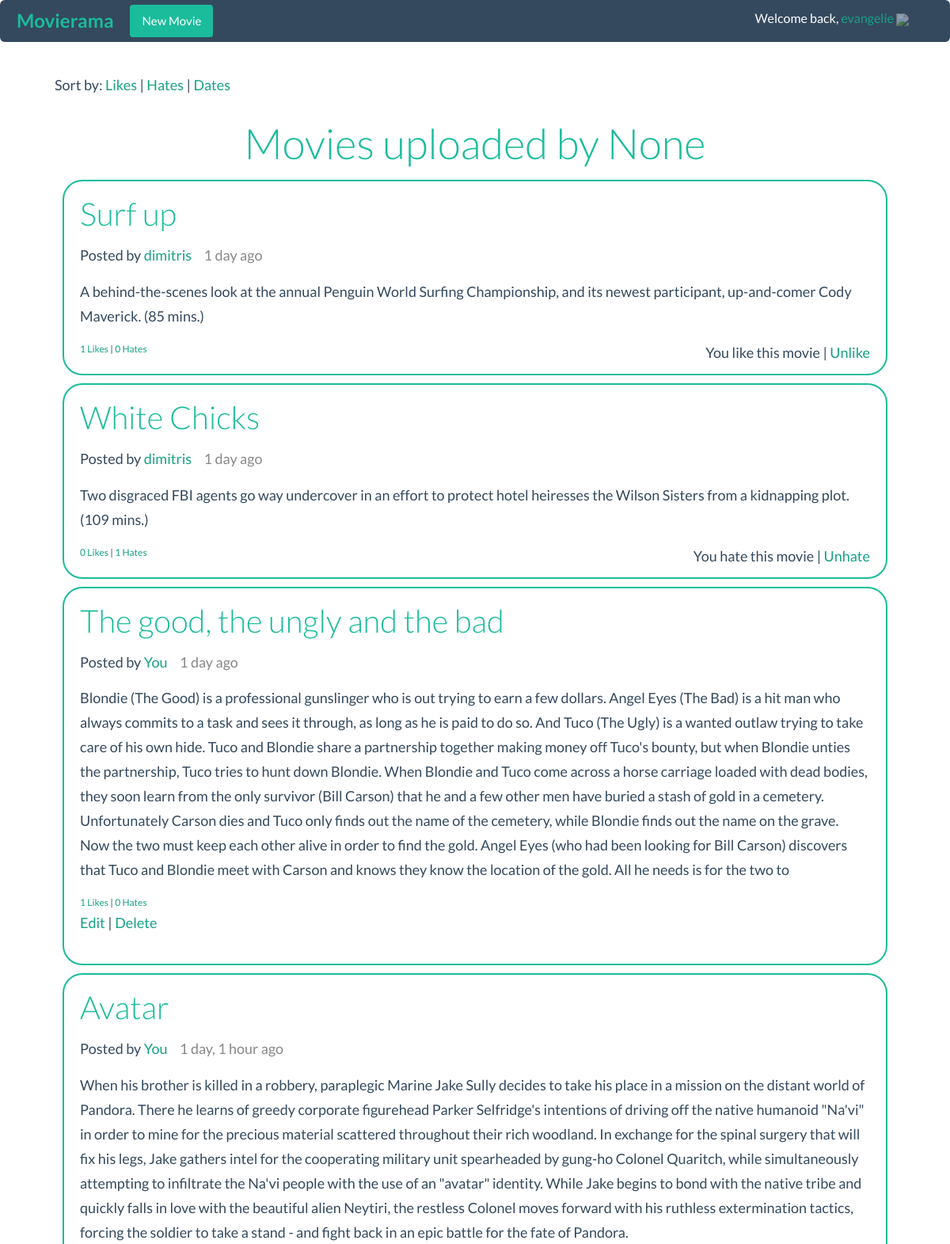
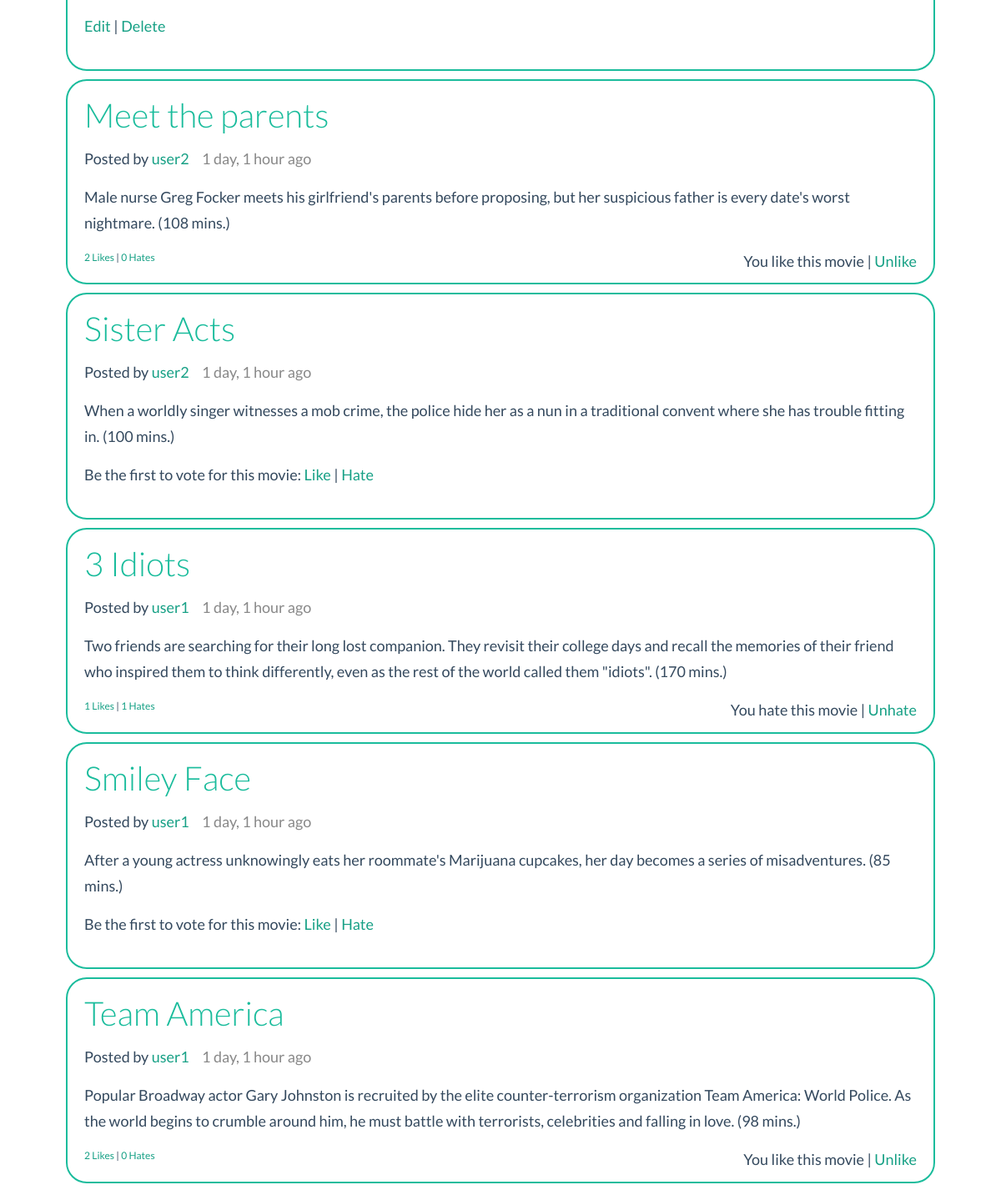
Page /user (signed in) on the committed database (2 pictures, top to bottom).
### movierama/models.py (models this page shows)
class Movies(models.Model):
    id = models.AutoField(primary_key=True)
    username = models.TextField(db_column='userName', blank=True)  # Field name made lowercase.
    title = models.CharField(blank=False, max_length=50)
    description = models.TextField(blank=False, max_length=1000)
    date = models.DateTimeField(auto_now_add=True)
    likes = models.IntegerField(default=0)
    hates = models.IntegerField(default=0)
    class Meta:
        db_table = 'movies'

### movierama/views.py (the view)
# urls.py: url(r'^user', views.user_profile),
def user_profile(request):
    name= request.GET.get('name')
    sort = request.GET.get('sort_by')
    movies = get_movies(sort=sort, username=name)
    return render(request, "mainPage.html", {'movies': movies, 'userprofile': True, 'name': name })

### movierama/templatetags/templates_extras.py (called while the page is built)
@register.filter(name='is_like')
def is_like(movie, user):
    return MovieRate.objects.filter(movie=movie, user=user, rate=1).exists()

@register.filter(name='is_hate')
def is_hate(movie, user):
    return MovieRate.objects.filter(movie=movie, user=user, rate=-1).exists()

### movierama/views.py (called while the page is built)
def get_movies(sort=None, username=None):
    if sort == 'like':
        order = '-likes'
    elif sort == 'hate':
        order = '-hates'
    else:
        order = '-date'
    if username:
        movies = Movies.objects.filter(username=username)
    else:
        movies = Movies.objects.all()
    movies = movies.order_by(order)
    return movies

### movierama/templates/mainPage.html
{% extends "base.html" %}
{% block content %}
<div class="movie-container">
    {% if userprofile %}
        <p>Sort by: <a href="/user?name={{name}}&sort_by=like">Likes</a> | <a href="/user?name={{name}}&sort_by=hate"> Hates</a> | <a href="/user?name={{name}}&sort_by=date"> Dates</a></p>
        <h2>Movies uploaded by {{name}}</h2>
    {% else %}
        <p>Sort by: <a href="/?sort_by=like">Likes</a> | <a href="/?sort_by=hate"> Hates</a> | <a href="/?sort_by=date"> Dates</a></p>
        <h2>All movies</h2>
    {% endif %}
    {% for movie in movies %}
        <div class="rcorners">
            {% include "movie/index.html" %}
        </div>
    {% empty %}
        <p>No movies found {% if userprofile %} for {{name}}{% endif %}</p>
    {%endfor%}
</div>
{% endblock %}

### movierama/templates/util/menu.html (shortened to what this page needs)
<nav class="navbar navbar-inverse" role="navigation">
    <div class="container-fluid">
        <div class="navbar-header">
             <a class="navbar-brand" href="/"> Movierama</a>
        </div>
        <div class="collapse navbar-collapse" id="bs-example-navbar-collapse-5">
             {% if user.is_authenticated %}
                 <a class="btn navbar-btn" href="/create_movie">New Movie</a>
                 <span class="user-info">
                        Welcome back, <a href="/user?name={{user.username}}">{{user.username}}</a>
                        <a href="/accounts/logout"><img src="/static/img/logout.png" class="admin-icon"/></a>
                    </span>
            {% else %}
                <a class="btn navbar-btn" href="/accounts/login/">Sign in</a>
                <a class="btn navbar-btn" href="/accounts/signup">Create Account</a>
            {% endif %}
        </div>
    </div>
</nav>

### movierama/templates/movie/index.html
        {% load humanize %}
        <h3>{{movie.title}}</h3>
        <p>Posted by <a href="/user?name={{movie.username}}">
            {% if movie.username == user.username %}You{% else %}{{movie.username}}{% endif %}
            </a><span class="movie-time">{{movie.date| naturaltime}}</span>
        </p>
        <p>{{movie.description}}</p>
        {% if not movie.likes and not movie.hates %}
            {% if user.is_authenticated %}
                {% if movie.username != user.username %}
                    <p>Be the first to vote for this movie: <a href="/vote?id={{movie.id}}&vote=1">Like</a> | <a href="/vote?id={{movie.id}}&vote=-1">Hate</a></p>
                {% endif %}
            {% endif %}
        {% else %}
        <a href="like?movie={{movie.id}}">{{movie.likes}} Likes</a> | <a href="hate?movie={{movie.id}}">{{movie.hates}} Hates</a>
        {% endif %}
        {% if user.is_authenticated %}
            {% if movie.username != user.username %}
                    {% load templates_extras %}
                    {% if movie|is_like:user %}
                        <p style="float:right"> You like this movie | <a href="/vote?id={{movie.id}}&vote=0">Unlike</a></p>
                    {% elif movie|is_hate:user %}
                        <p style="float:right"> You hate this movie | <a href="/vote?id={{movie.id}}&vote=0">Unhate</a></p>
                    {% else %}
                        {% if movie.likes or movie.hates %}
                        <p style="float:right"><a href="/vote?id={{movie.id}}&vote=1">Like</a> | <a href="/vote?id={{movie.id}}&vote=-1">Hate</a></p>
                        {% endif %}
                    {% endif%}
            {% else %}
                <p><a href="/edit_movie/{{movie.id}}/">Edit</a> | <a href="/delete_movie/{{movie.id}}/">Delete</a> </p>
            {% endif %}
        {% endif %}

### movierama/static/css/style.css (style rules this page uses)
body { font-size: 12px; }
h1, h2, h3, h4, h5, h6 { color: #1ABC9C; font-weight: 300; }
.admin-icon { opacity: 0.5; transition: opacity 0.25s; }
.user-info { color: #fff; padding: 10px; float: right; }
.user-info img { height: 20px; }
.rcorners { border-radius: 25px; border: 2px solid #1ABC9C; padding: 20px; margin: 10px; }
.rcorners h3 { margin-top:0; }
.movie-container { width: 90%; margin: 0px auto; margin-left: auto ; margin-right: auto ; }
.movie-container h2 { text-align: center; }
.movie-container .movie-time { margin-left:12px; color: #888; }

### movierama/static/css/lightbox.css (style rules this page uses)
body:after { content: url(../img/close.png) url(../img/loading.gif) url(../img/prev.png) url(../img/next.png); display: none; }

### rows in the picture
Movies: title "Surf up", username "dimitris", date "1 day ago", description "A behind-the-scenes look at the annual Penguin World Surfing Championship, and its newest participant, up-and-comer Cody Maverick. (85 mins.)", likes "1", hates "0"
Movies: title "White Chicks", username "dimitris", date "1 day ago", description "Two disgraced FBI agents go way undercover in an effort to protect hotel heiresses the Wilson Sisters from a kidnapping plot. (109 mins.)", likes "0", hates "1"
Movies: title "The good, the ungly and the bad", userName "You", date "1 day ago", description "Blondie (The Good) is a professional gunslinger who is out trying to earn a few dollars. Angel Eyes (The Bad) is a hit man who always commits to a task and sees it through, as long as he is paid to do so. And Tuco (The Ugly) is a wanted outlaw trying to take care of his own hide. Tuco and Blondie share a partnership together making money off Tuco's bounty, but when Blondie unties the partnership, Tuco tries to hunt down Blondie. When Blondie and Tuco come across a horse carriage loaded with dead bodies, they soon learn from the only survivor (Bill Carson) that he and a few other men have buried a stash of gold in a cemetery. Unfortunately Carson dies and Tuco only finds out the name of the…", likes "1", hates "0"
Movies: title "Avatar", userName "You", date "1 day, 1 hour ago", description "When his brother is killed in a robbery, paraplegic Marine Jake Sully decides to take his place in a mission on the distant world of Pandora. There he learns of greedy corporate figurehead Parker Selfridge's intentions of driving off the native humanoid \"Na'vi\" in order to mine for the precious material scattered throughout their rich woodland. In exchange for the spinal surgery that will fix his legs, Jake gathers intel for the cooperating military unit spearheaded by gung-ho Colonel Quaritch, while simultaneously attempting to infiltrate the Na'vi people with the use of an \"avatar\" identity. While Jake begins to bond with the native tribe and quickly falls in love with the beautiful alien…"
Movies: title "Meet the parents", username "user2", date "1 day, 1 hour ago", description "Male nurse Greg Focker meets his girlfriend's parents before proposing, but her suspicious father is every date's worst nightmare. (108 mins.)", likes "2", hates "0"
Movies: title "Sister Acts", username "user2", date "1 day, 1 hour ago", description "When a worldly singer witnesses a mob crime, the police hide her as a nun in a traditional convent where she has trouble fitting in. (100 mins.)"
Movies: title "3 Idiots", username "user1", date "1 day, 1 hour ago", description "Two friends are searching for their long lost companion. They revisit their college days and recall the memories of their friend who inspired them to think differently, even as the rest of the world called them \"idiots\". (170 mins.)", likes "1", hates "1"
Movies: title "Smiley Face", username "user1", date "1 day, 1 hour ago", description "After a young actress unknowingly eats her roommate's Marijuana cupcakes, her day becomes a series of misadventures. (85 mins.)"
Movies: title "Team America", username "user1", date "1 day, 1 hour ago", description "Popular Broadway actor Gary Johnston is recruited by the elite counter-terrorism organization Team America: World Police. As the world begins to crumble around him, he must battle with terrorists, celebrities and falling in love. (98 mins.)", likes "2", hates "0"

### other values in the picture
{{ user.username }} "evangelie"
{{ name }} "None"
